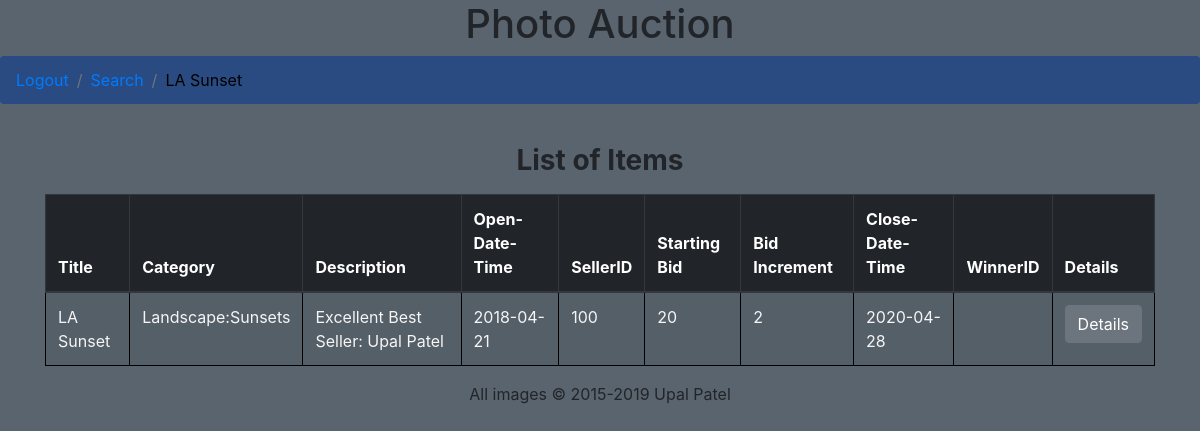
Screenshot of /search.php?returnBread=LA Sunset with the database file from the repository.
### tables this page shows
create table item (
 ino int(5) not null AUTO_INCREMENT,
 title varchar(128) not null,
 category varchar(50) not null,
 description varchar(2000),
 openDateTime date,
 sellerId int(10) not null,
 startingBid int not null,
 bidIncrement int not null,
 closeDateTime Date,
 winnerId int(10),
 primary key(ino),
 foreign key(category) REFERENCES category(cname),
 foreign key(sellerId) REFERENCES member(mid),
 foreign key(winnerId) REFERENCES member(mid)
);

### search.php (the view, shortened to what this page needs)
<?php
    require('header.php');
?>
<!DOCTYPE html>
<html lang="en">
<head>
     <link rel="stylesheet" href="https://maxcdn.bootstrapcdn.com/bootstrap/4.1.3/css/bootstrap.min.css">
    <link rel="stylesheet" href="css/styles.css?1422585377" type="text/css">
</head>
<?php
include("config.php");
if (isset($_GET["returnBread"])) {
    $search = $_GET["returnBread"];
}else{
    $search = mysqli_real_escape_string($db, $_POST['search']);
}
$search_Refined = "%" . $search . "%";
if(isset($_POST['categories'])){
    if($_POST['categories'] == 'All Categories'){
        $result = mysqli_query($db, "SELECT * FROM item WHERE title LIKE '$search_Refined'") or die($mysqli->error());
    }
    else{
        $category=$_POST['categories'];
        $result = mysqli_query($db, "SELECT * FROM item WHERE category = '$category' AND title LIKE '$search_Refined'") or die($mysqli->error());
    }
}
else{
    $result = mysqli_query($db, "SELECT * FROM item WHERE title LIKE '$search_Refined'") or die($mysqli->error());
}
?>
<body>
    <nav aria-label="breadcrumb">
        <ol class="breadcrumb">
            <li class='breadcrumb-item enabled' aria-current="page"><a href="logout.php">Logout</a></li>
            <li class="breadcrumb-item active"><a href="welcome.php">Search</a></li>
            <li class="breadcrumb-item disabled" aria-current="page"><?php echo $search ?></li>
        </ol>
    </nav>
<?php
    if ($result->num_rows > 0) {
        echo "<div class=\"container\">
        <br><h1 class=\"h3 mb-3 font-weight-bold text-center\">List of Items</h1>
        <table class=\"table table-hover table-striped table-bordered\">
            <thead class=\"thead-dark\">
                <tr>
                    <th>Title</th>
                    <th>Category</th>
                    <th>Description</th>
                    <th>Open-Date-Time</th>
                    <th>SellerID</th>
                    <th>Starting Bid</th>
                    <th>Bid Increment</th>
                    <th>Close-Date-Time</th>
                    <th>WinnerID</th>
                    <th>Details</th>
                </tr>
            </thead>
            <tbody>";
        while ($row = $result->fetch_assoc()) {
            $getRowInfo = $row['ino'];
            echo "<form action='details.php' method='post'>
                    <tr>
                        <td>"  . $row['title']         . "</td>" .
                        "<td>" . $row['category']      . "</td>" .
                        "<td>" . $row['description']   . "</td>" .
                        "<td>" . $row['openDateTime']  . "</td>" .
                        "<td>" . $row['sellerId']      . "</td>" .
                        "<td>" . $row['startingBid']   . "</td>" .
                        "<td>" . $row['bidIncrement']  . "</td>" .
                        "<td>" . $row['closeDateTime'] . "</td>" .
                        "<td>" . $row['winnerId']      . "</td>" .
                        "<td>" . "<button type='sumbit' class ='btn btn-secondary' name='data' value='$getRowInfo'>Details</button>" .
                    "</tr>".
                    "<input type='hidden' name='breadCrumb' value='$search'></input>" .
                "</form>";
        }
    } else {
        echo "<div class='container text-center'>
                <h1 class=\"h3 mb-3 font-weight-normal\">No Results Found!</h1>";
    }
?>
                </tbody>
            </table>
        </div>
</body>
</html>
<?php
    require('footer.php');
?>

### css/styles.css (style rules this page uses)
body { background: #5a646e; }
table.table-bordered > tbody > tr > td { border:1px solid black; color:whitesmoke; }
.breadcrumb { background: #294b82; }
.breadcrumb >.disabled { color:rgb(0, 0, 0); text-decoration: none; }
.breadcrumb >.active { color:red; text-decoration: none; }

### rows the page displays
item: title "LA Sunset", category "Landscape:Sunsets", description "Excellent Best Seller: Upal Patel", openDateTime "2018-04-21", sellerId "100", startingBid "20", bidIncrement "2", closeDateTime "2020-04-28", $getRowInfo 1000 (drawn)

### other values shown
$search "LA Sunset"
